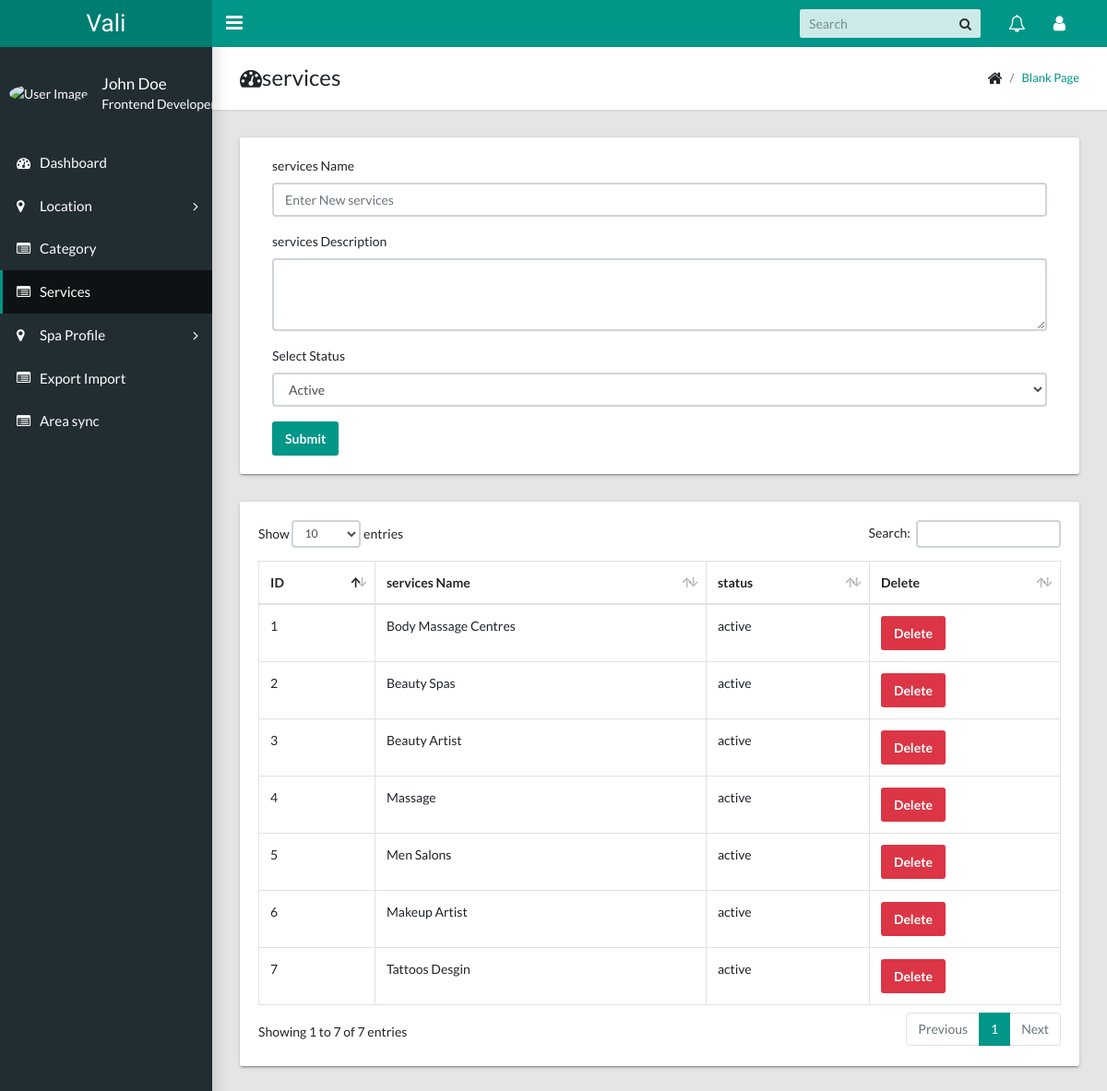
The app's page /admin/index.php/services with its own data.
### tables this page shows
CREATE TABLE `services` (
  `id` int(11) NOT NULL,
  `services_name` varchar(255) NOT NULL,
  `description` text NOT NULL,
  `created_date` datetime NOT NULL,
  `status` tinyint(1) NOT NULL
);

### admin/application/controllers/Services.php (called while the page is built, shortened)
<?php defined('BASEPATH') OR exit('No direct script access allowed');
class services extends MY_Controller
{
	public function __construct()
	{
		$this->load->model('admin');
	}
	public function index()
	{
		$data['all_services_key'] = $this->admin->getAllservices();
		$this->load->view('services_view',$data);
	}
}

### admin/index.php (called while the page is built, shortened)
<?php
require_once BASEPATH.'core/CodeIgniter.php';

### admin/application/models/Admin.php (called while the page is built, shortened)
<?php defined('BASEPATH') OR exit('No direct script access allowed');
class Admin extends CI_Model
{
	public function getAllservices()
	{
		$sql_str = "SELECT id , services_name , description , created_date ,  CASE WHEN services.status = TRUE THEN 'active' ELSE 'deactive' END AS status  FROM services";
		return $this->db->query($sql_str)->result();
	}
}

### admin/application/helpers/friend_helper.php (called while the page is built, shortened)
<?php
class Friend
{
	public function base64url_encode($data) {
	  	return rtrim(strtr(base64_encode($data), '+/', '-_'), '=');
	}
}

### admin/application/views/services_view.php (the view, shortened to what this page needs)
<!DOCTYPE html>
<html lang="en">
    <head>
    </head>
    <body class="app sidebar-mini rtl">
        <main class="app-content">
            <div class="app-title">
                <div>
                    <h1><i class="fa fa-dashboard"></i>services</h1>
                </div>
                <ul class="app-breadcrumb breadcrumb">
                    <li class="breadcrumb-item"><i class="fa fa-home fa-lg"></i></li>
                    <li class="breadcrumb-item"><a href="#">Blank Page</a></li>
                </ul>
            </div>
            <div class="row">
                <div class="col-md-12">
                    <div class="tile">
                        <div class="col-lg-12">
                            <?= form_open('services') ?>
                                <div class="form-group">
                                    <label for="exampleInputEmail1">services Name</label>
                                    <input class="form-control" id="services_name" name="services_name" type="text" placeholder="Enter New services" autofocus>
                                    <span class="text-danger"><?= form_error('services_name') ? form_error('services_name') : "" ?></span> </div>
                                <div class="form-group">
                                    <label for="exampleInputEmail1">services Description</label>
                                    <textarea class="form-control" id="description" name="description" rows="3"></textarea>
                                </div>
                                <div class="form-group">
                                    <label for="exampleSelect1">Select Status</label>
                                    <select class="form-control" name="status">
                                        <option value="1">Active</option>
                                    </select>
                                </div>
                                <button class="btn btn-primary" type="submit">Submit</button>
                            <?= form_close() ?>
                        </div>
                    </div>
                </div>
            </div>
            <div class="row">
                <div class="col-md-12">
                    <div class="tile">
                        <div class="tile-body">
                            <table class="table table-hover table-bordered" id="sampleTable">
                                <thead>
                                    <tr>
                                        <th>ID</th>
                                        <th>services Name</th>
                                        <th>status</th>
                                        <th>Delete</th>
                                    </tr>
                                </thead>
                                <tbody>
                                <?php foreach ($all_services_key as $key => $all_services_data) : ?>
                                    <tr>
                                        <td><?= $key + 1 ?></td>
                                        <td><?= $all_services_data->services_name ?></td>
                                        <td><?= $all_services_data->status ?></td>
                                        <td><a href="<?= base_url('services/delete_services') ?>/<?= $this->friend->base64url_encode($all_services_data->id) ?>"><button class="btn btn-danger">Delete</button></a></td>
                                    </tr>
                                <?php endforeach ; ?>
                                </tbody>
                            </table>
                        </div>
                    </div>
                </div>
            </div>
        </main>
    </body>
</html>

### records on screen
services: services_name "Body Massage Centres", status "active"
services: services_name "Beauty Spas", status "active"
services: services_name "Beauty Artist", status "active"
services: services_name "Massage", status "active"
services: services_name "Men Salons", status "active"
services: services_name "Makeup Artist", status "active"
services: services_name "Tattoos Desgin", status "active"
